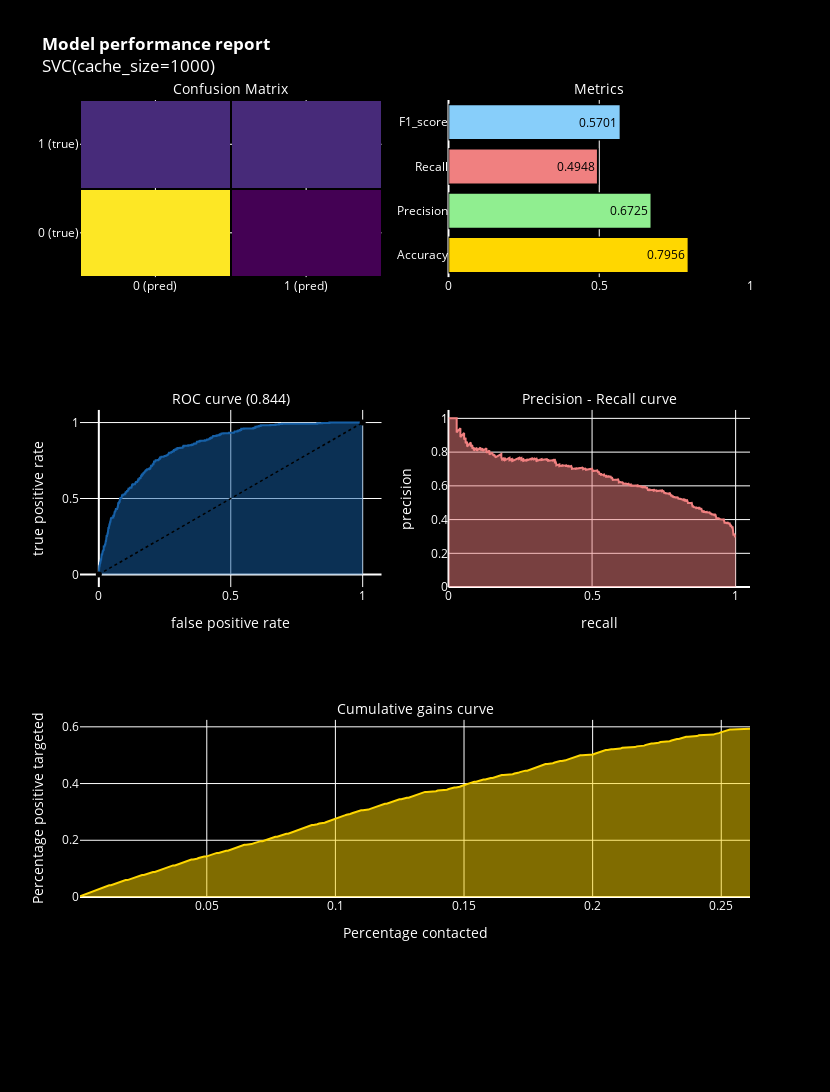

The notebook cell saved with this chart:
### Code cell
model_performance(svm)

### Figure 1 — Plotly figure (JSON) as saved in the notebook; plotly's stock layout.template omitted (floating-point values rounded to 4 significant figures; data arrays with more than 128 entries replaced by an {"elided": "..."} marker saying what was removed)
{"data": [{"colorscale": [[0, "#440154"], [0.1111, "#482878"], [0.2222, "#3e4989"], [0.3333, "#31688e"], [0.4444, "#26828e"], [0.5556, "#1f9e89"], [0.6667, "#35b779"], [0.7778, "#6ece58"], [0.8889, "#b5de2b"], [1, "#fde725"]], "showscale": false, "type": "heatmap", "x": ["0 (pred)", "1 (pred)"], "xaxis": "x", "xgap": 2, "y": ["0 (true)", "1 (true)"], "yaxis": "y", "ygap": 2, "z": [[930, 93], [195, 191]]}, {"marker": {"color": ["gold", "lightgreen", "lightcoral", "lightskyblue"], "line": {"color": "#000000", "width": 1.5}}, "opacity": 1, "orientation": "h", "text": [0.7956, 0.6725, 0.4948, 0.5701], "textfont": {"color": "black"}, "textposition": "auto", "type": "bar", "x": [0.7956, 0.6725, 0.4948, 0.5701], "xaxis": "x2", "y": ["Accuracy", "Precision", "Recall", "F1_score"], "yaxis": "y2"}, {"fill": "tozeroy", "line": {"color": "rgb(22, 96, 167)", "width": 2}, "name": "Roc : 0.844", "type": "scatter", "x": {"elided": "401 float values"}, "xaxis": "x3", "y": {"elided": "401 float values"}, "yaxis": "y3"}, {"line": {"color": "black", "dash": "dot", "width": 1.5}, "type": "scatter", "x": [0, 1], "xaxis": "x3", "y": [0, 1], "yaxis": "y3"}, {"fill": "tozeroy", "line": {"color": "lightcoral", "width": 2}, "name": "Precision[0.3015625  0.30101642 0.30125196 ... 1.         1.         1.        ]", "type": "scatter", "x": {"elided": "1278 float values"}, "xaxis": "x4", "y": {"elided": "1278 float values"}, "yaxis": "y4"}, {"fill": "tozeroy", "line": {"color": "gold", "width": 2}, "type": "scatter", "x": {"elided": "368 float values"}, "xaxis": "x5", "y": {"elided": "1409 float values"}, "yaxis": "y5"}], "layout": {"annotations": [{"font": {"color": "white", "size": 14}, "showarrow": false, "text": "Confusion Matrix", "x": 0.225, "xanchor": "center", "xref": "paper", "y": 1, "yanchor": "bottom", "yref": "paper"}, {"font": {"color": "white", "size": 14}, "showarrow": false, "text": "Metrics", "x": 0.775, "xanchor": "center", "xref": "paper", "y": 1, "yanchor": "bottom", "yref": "paper"}, {"font": {"color": "white", "size": 14}, "showarrow": false, "text": "ROC curve (0.844)", "x": 0.225, "xanchor": "center", "xref": "paper", "y": 0.6111, "yanchor": "bottom", "yref": "paper"}, {"font": {"color": "white", "size": 14}, "showarrow": false, "text": "Precision - Recall curve", "x": 0.775, "xanchor": "center", "xref": "paper", "y": 0.6111, "yanchor": "bottom", "yref": "paper"}, {"font": {"color": "white", "size": 14}, "showarrow": false, "text": "Cumulative gains curve", "x": 0.5, "xanchor": "center", "xref": "paper", "y": 0.2222, "yanchor": "bottom", "yref": "paper"}], "autosize": false, "font": {"color": "white"}, "height": 1500, "margin": {"b": 195}, "paper_bgcolor": "black", "plot_bgcolor": "black", "showlegend": false, "title": {"text": "<b>Model performance report</b><br>SVC(cache_size=1000)"}, "width": 830, "xaxis": {"anchor": "y", "color": "white", "domain": [0, 0.45]}, "xaxis2": {"anchor": "y2", "color": "white", "domain": [0.55, 1], "range": [0, 1]}, "xaxis3": {"anchor": "y3", "color": "white", "domain": [0, 0.45], "title": {"text": "false positive rate"}}, "xaxis4": {"anchor": "y4", "color": "white", "domain": [0.55, 1], "range": [0, 1.05], "title": {"text": "recall"}}, "xaxis5": {"anchor": "y5", "color": "white", "domain": [0, 1], "title": {"text": "Percentage contacted"}}, "yaxis": {"anchor": "x", "color": "white", "domain": [0.7778, 1]}, "yaxis2": {"anchor": "x2", "color": "white", "domain": [0.7778, 1]}, "yaxis3": {"anchor": "x3", "color": "white", "domain": [0.3889, 0.6111], "title": {"text": "true positive rate"}}, "yaxis4": {"anchor": "x4", "color": "white", "domain": [0.3889, 0.6111], "range": [0, 1.05], "title": {"text": "precision"}}, "yaxis5": {"anchor": "x5", "color": "white", "domain": [0, 0.2222], "title": {"text": "Percentage positive targeted"}}}}
